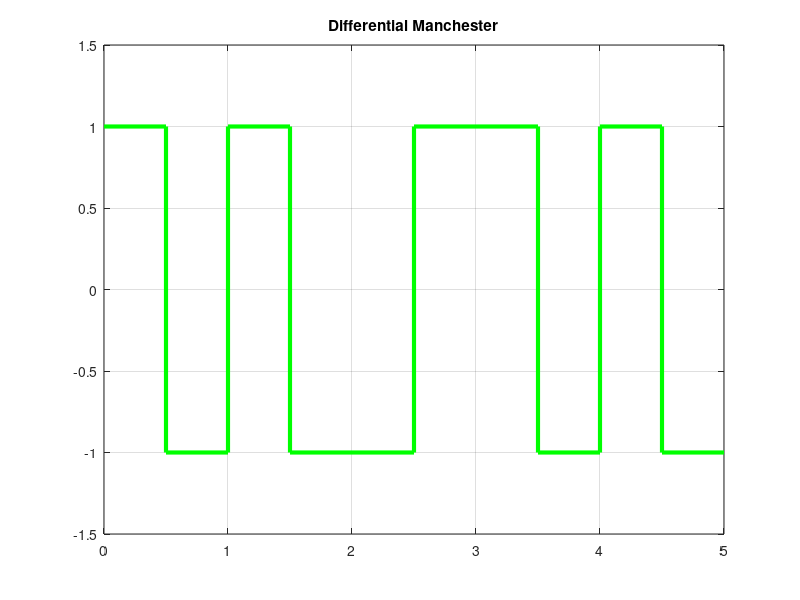

Reproduce this figure in MATLAB.
clc; clear; close all;

m = [1 0 1 1 0];
n = length(m);
x = [];
y = [];
prev = 1;     

for i = 1:n
    if m(i) == 0
        prev = -prev;
    end

    x = [x i-1 i-0.5 i-0.5 i];
    y = [y prev prev -prev -prev];
    prev = -prev;

end

plot(x,y,'g','LineWidth',3);
axis([0 n -1.5 1.5]);
grid on;
title('Differential Manchester');
